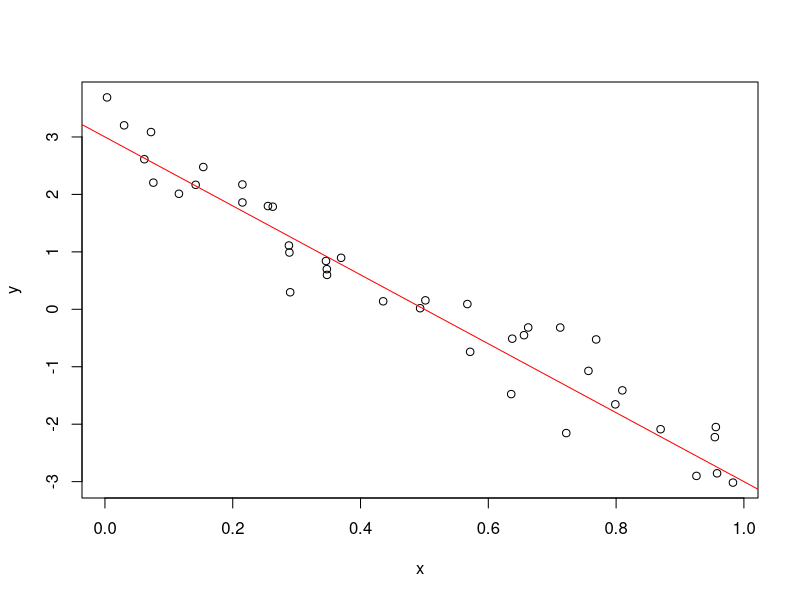

Here is the R script that generated this plot:
rm(list=ls())
a <- 3
b <- -6
sigSq <- 0.5
x <- runif(40)
y <- a + b * x + rnorm(40, sd = sigSq)

avgX <- mean(x)
write(avgX, "avgX.txt")
 
plot(x,y)
abline(a, b, col="red")
dev.print(pdf, "toylinePlot.pdf")
 